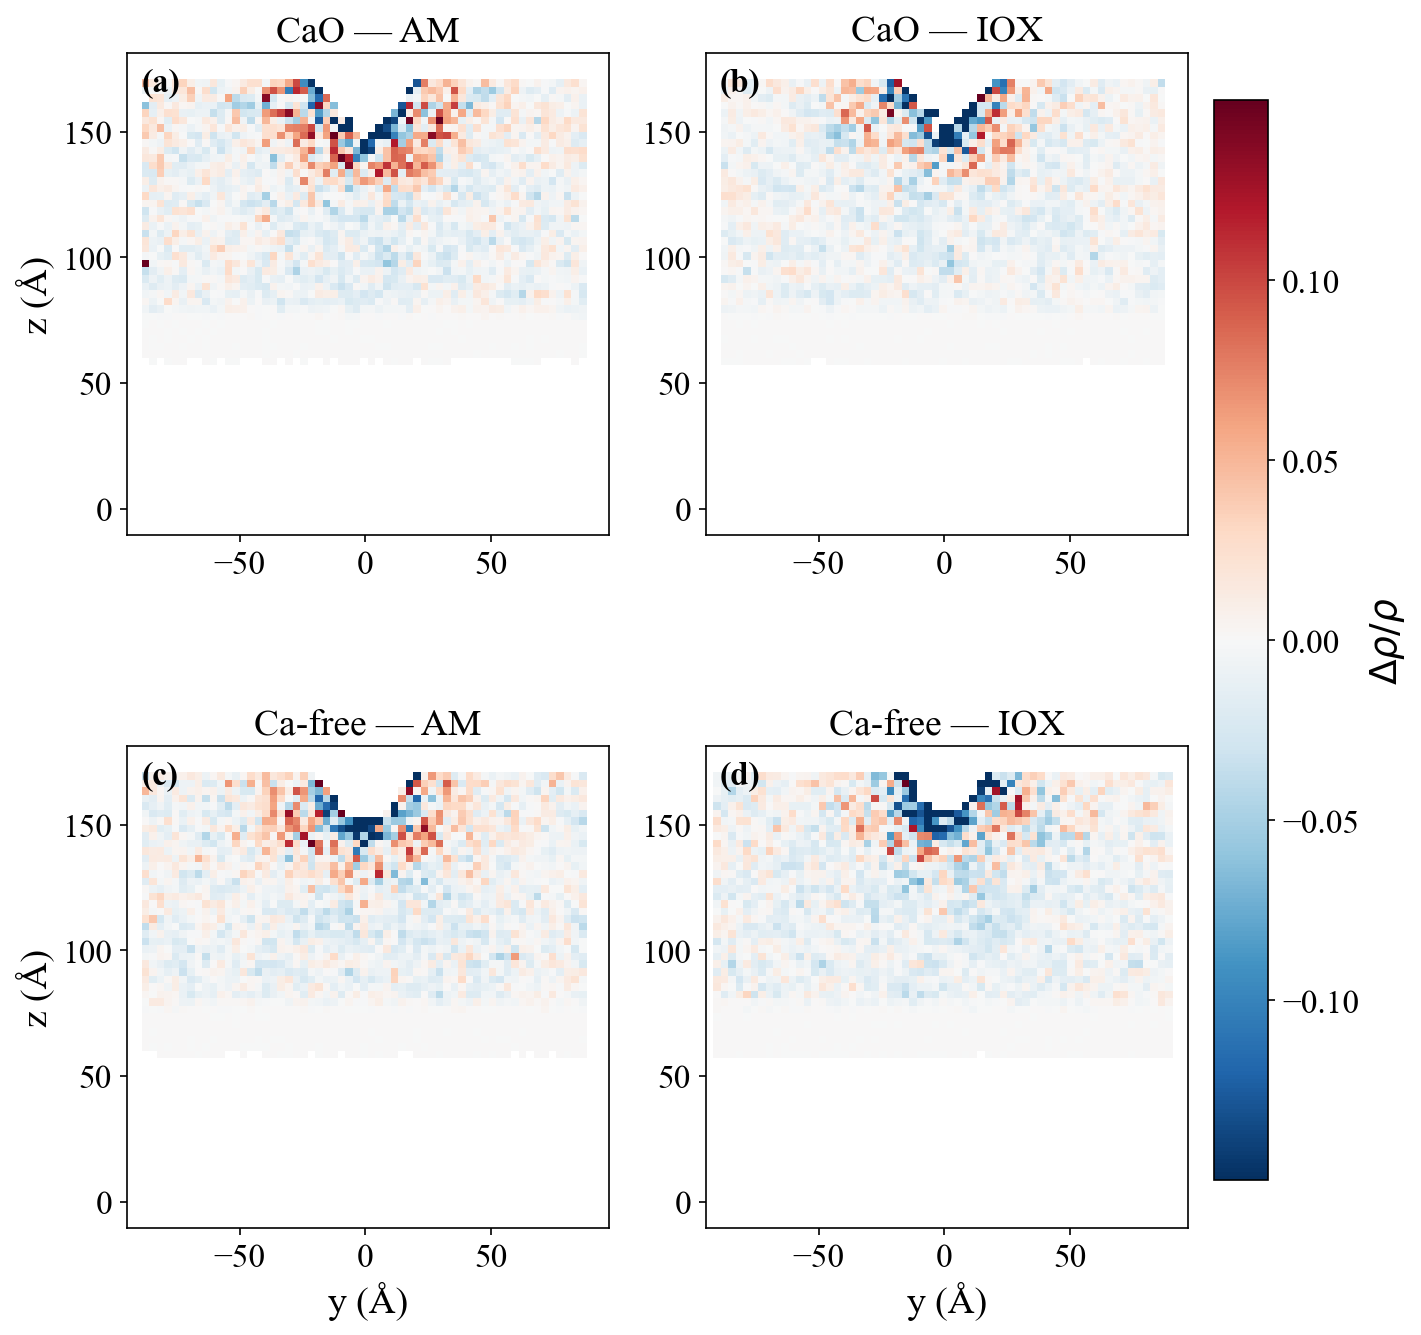

This figure's Python source:
"""
fig_densification_maps.py
Mapa 2D de densificacion residual Δρ/ρ tras la descarga (Pedone 2026, "Quantifying
densification versus shear flow...", Fig. 3, ec. 5-9 y 14), para los 4 vidrios de H.

Para cada atomo i: gradiente de deformacion local F_i (Falk-Langer) ajustado por
minimos cuadrados a partir de los vecinos j dentro de rc=4.0 A (misma referencia que
en el paper, valido para vidrios de oxido) en la configuracion de referencia (antes de
cargar, step=20000) y la configuracion final (despues de descargar, step=320000):

  X_i = sum_j  r_ij  (x)  r_ij0        Y_i = sum_j  r_ij0  (x)  r_ij0
  F_i = X_i Y_i^-1                      Delta_rho_i / rho_i = 1/det(F_i) - 1

Se calcula solo para los atomos dentro de una rebanada en x de +-6 A centrada en el eje
de la punta (mismo criterio que fig_surface_profile.py) y se promedia en bins 2D (y,z)
de 2x2 A, usando la posicion de cada atomo en la configuracion final.

Promediado sobre replicas (r1,r2,r3; CaO sin IEX usa solo r2,r3 porque r1 es la muestra
piloto de caja mas chica, no comparable con las demas).

Atom types: Si=1, O=2, Ca=3, Na=4, K=5, C(punta)=6
"""

import sys
from pathlib import Path

import numpy as np
import matplotlib.pyplot as plt
from matplotlib.colors import TwoSlopeNorm
from scipy.spatial import cKDTree

HERE = Path(__file__).parent
FRAMES = HERE / "surface_profile" / "lastframes"
sys.path.insert(0, str(HERE.parent))
from paper_style import FS_LABEL, FS_TEXT, apply_rcparams, make_fig, panel_letter, relabel
apply_rcparams()

TYPE_TIP = 6
RC = 4.0
X_HALF_WIDTH = 8.0
BIN = 3.0
MIN_NEIGH = 6
MAX_COND = 100.0   # descarta Y_i mal condicionado (vecinos casi coplanares)

CASES = {
    "CaO":     {"AM": ["cao_x0_r2", "cao_x0_r3"],
                "IOX": ["cao_iex_xt15_r1_300K", "cao_iex_xt15_r2_300K", "cao_iex_xt15_r3_300K"]},
    "Ca-free": {"AM": ["noca_x0_r1", "noca_x0_r2", "noca_x0_r3"],
                "IOX": ["noca_iex_xt25_r1_300K", "noca_iex_xt25_r2_300K", "noca_iex_xt25_r3_300K"]},
}


def read_frame(tag, step):
    path = FRAMES / f"{tag}_{step}.txt"
    with open(path) as f:
        header = f.readline()
    lo = np.array([float(v) for v in header.split("box_lo=")[1].split("box_len=")[0].split()])
    length = np.array([float(v) for v in header.split("box_len=")[1].split()])
    data = np.loadtxt(path, skiprows=1)
    ids = data[:, 0].astype(int)
    types = data[:, 1].astype(int)
    xyz = data[:, 2:5]
    order = np.argsort(ids)
    return ids[order], types[order], xyz[order], lo, length


def min_image(d, box):
    return d - box * np.round(d / box)


def densification_map(tag):
    ids0, types0, xyz0, lo0, len0 = read_frame(tag, "step20000")
    ids1, types1, xyz1, lo1, len1 = read_frame(tag, "last")

    common = np.intersect1d(ids0, ids1)
    idx0 = np.searchsorted(ids0, common)
    idx1 = np.searchsorted(ids1, common)
    types = types0[idx0]
    r0 = xyz0[idx0]
    r1 = xyz1[idx1]
    glass = types != TYPE_TIP
    common, types, r0, r1 = common[glass], types[glass], r0[glass], r1[glass]

    box_ref = np.array([len0[0], len0[1], 1e6])     # z no periodica: caja "enorme" evita wraparound
    box_def = np.array([len1[0], len1[1], 1e6])
    xmid = lo1[0] + 0.5 * len1[0]
    ymid = lo1[1] + 0.5 * len1[1]

    tree_ref = cKDTree(np.mod(r0 - lo0 + [0, 0, 3e5], box_ref), boxsize=box_ref)
    r0w = np.mod(r0 - lo0 + [0, 0, 3e5], box_ref)

    slice_mask = np.abs(r1[:, 0] - xmid) <= X_HALF_WIDTH
    cand = np.where(slice_mask)[0]

    drho = np.full(len(common), np.nan)
    neigh_lists = tree_ref.query_ball_point(r0w[cand], RC)
    for k, i in enumerate(cand):
        nb = [j for j in neigh_lists[k] if j != i]
        if len(nb) < MIN_NEIGH:
            continue
        rij0 = min_image(r0[nb] - r0[i], box_ref)
        rij1 = min_image(r1[nb] - r1[i], box_def)
        X = rij1.T @ rij0
        Y = rij0.T @ rij0
        ev = np.linalg.eigvalsh(Y)
        if ev[0] <= 0 or ev[-1] / ev[0] > MAX_COND:
            continue
        F = X @ np.linalg.inv(Y)
        detF = np.linalg.det(F)
        if detF <= 0:
            continue
        val = 1.0 / detF - 1.0
        if abs(val) > 0.6:      # fuera de rango fisico plausible para vidrios de oxido -> ajuste espurio
            continue
        drho[i] = val

    y = r1[cand, 1] - ymid
    z = r1[cand, 2] - lo1[2]
    d = drho[cand]
    ok = ~np.isnan(d)
    return y[ok], z[ok], d[ok]


def bin_map(y, z, d, y_edges, z_edges):
    grid = np.full((len(z_edges) - 1, len(y_edges) - 1), np.nan)
    iy = np.clip(np.digitize(y, y_edges) - 1, 0, len(y_edges) - 2)
    iz = np.clip(np.digitize(z, z_edges) - 1, 0, len(z_edges) - 2)
    for by in range(len(y_edges) - 1):
        for bz in range(len(z_edges) - 1):
            sel = (iy == by) & (iz == bz)
            if sel.any():
                grid[bz, by] = d[sel].mean()
    return grid


Y_EDGES = np.arange(-95, 95 + BIN, BIN)
Z_EDGES = np.arange(0, 170 + BIN, BIN)

results = {}
for glass, conds in CASES.items():
    for cond, tags in conds.items():
        print(f"{glass} {cond} (n={len(tags)} replicas: {tags})...")
        grids = []
        for tag in tags:
            y, z, d = densification_map(tag)
            g = bin_map(y, z, d, Y_EDGES, Z_EDGES)
            grids.append(g)
            print(f"  {tag}: atomos activos={len(d)}  rango Δρ/ρ: [{d.min():.3f}, {d.max():.3f}]")
        results[(glass, cond)] = np.nanmean(np.stack(grids), axis=0)

vmax = 0.15   # ~percentil 99 de |Δρ/ρ| en los mapas; realza el contraste en la zona activa
norm = TwoSlopeNorm(vmin=-vmax, vcenter=0.0, vmax=vmax)

fig, axes = make_fig(2, 2)
letters = {("CaO", "AM"): "(a)", ("CaO", "IOX"): "(b)", ("Ca-free", "AM"): "(c)", ("Ca-free", "IOX"): "(d)"}
im = None
for row, glass in enumerate(("CaO", "Ca-free")):
    for col, cond in enumerate(("AM", "IOX")):
        ax = axes[row, col]
        im = ax.pcolormesh(Y_EDGES, Z_EDGES, results[(glass, cond)], cmap="RdBu_r", norm=norm, shading="flat")
        ax.set_aspect("equal")
        ax.set_title(f"{relabel(glass)} — {cond}", fontsize=FS_LABEL)
        panel_letter(ax, letters[(glass, cond)], x=0.03, y=0.97, ha="left")
        ax.tick_params(labelsize=FS_TEXT, which="both")
        if row == 1:
            ax.set_xlabel("y (Å)", fontsize=FS_LABEL)
        if col == 0:
            ax.set_ylabel("z (Å)", fontsize=FS_LABEL)

cbar = fig.colorbar(im, ax=axes, shrink=0.85, pad=0.02)
cbar.set_label(r"$\Delta\rho/\rho$", fontsize=FS_LABEL)
cbar.ax.tick_params(labelsize=FS_TEXT)

out = HERE / "fig_densification_maps.pdf"
fig.savefig(out, dpi=300, bbox_inches="tight")
fig.savefig(out.with_suffix(".png"), dpi=150, bbox_inches="tight")
print(f"Guardado: {out.name}")
